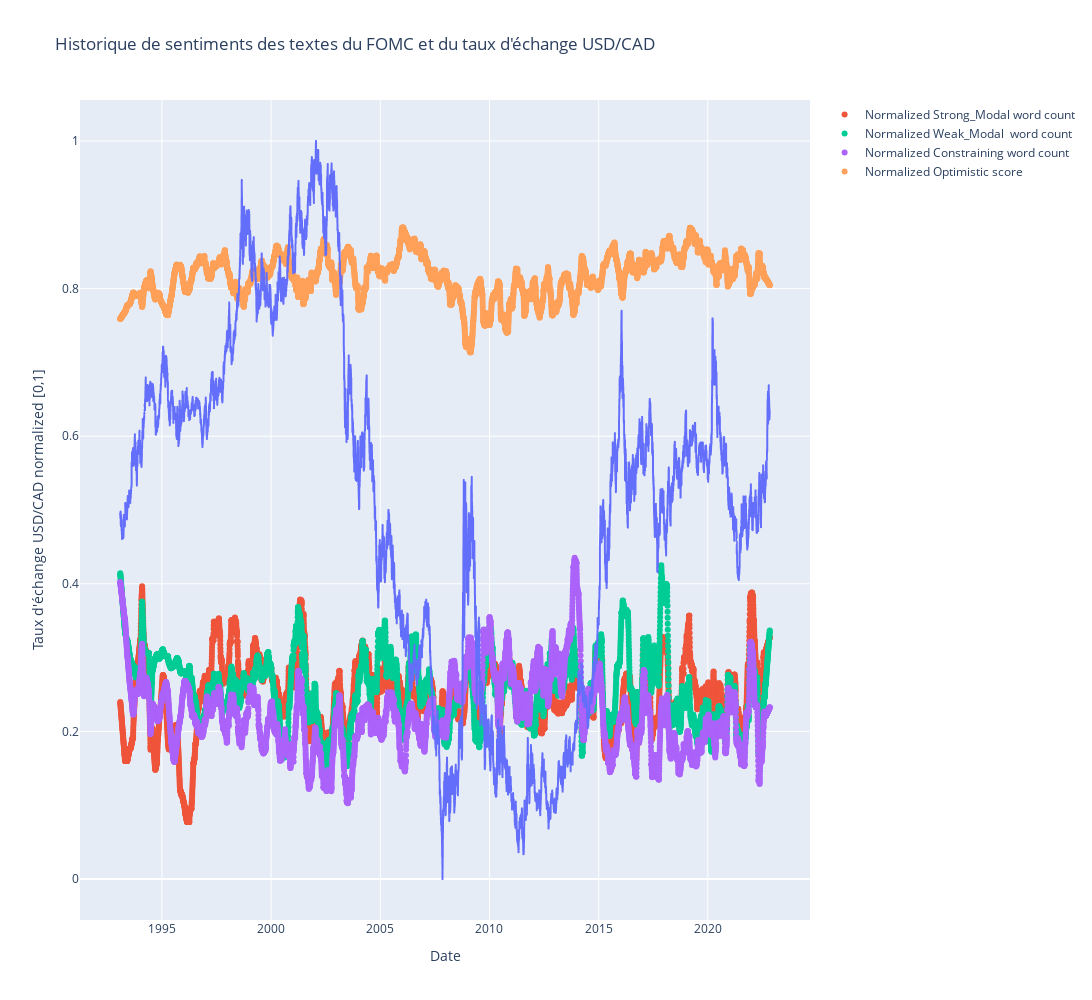

The cell this chart's notebook holds for it:
### Code cell
import plotly.express as px

fig = px.line( x=df['date'], y=norm_df["rate"], title="Historique de sentiments des textes du FOMC et du taux d'échange USD/CAD",  width=2000, height=1000,
labels={
                     "x": "Date",
                     "y": "Taux d'échange USD/CAD normalized [0,1]",
                 })
# fig.add_scatter(x=df['date'], y=norm_df['uncertainty'], mode='lines', name="uncertainty")
# fig.add_scatter(x=df['date'], y=norm_df['litigious'], mode='lines', name="litigious")
# fig.add_scatter(x=df['date'], y=norm_df['strong_modal'], mode='lines', name="strong_modal")
# fig.add_scatter(x=df['date'], y=norm_df['weak_modal'], mode='lines', name="weak_modal")
# fig.add_scatter(x=df['date'], y=norm_df['constraining'], mode='lines', name="constraining")
# fig.add_scatter(x=df['date'], y=norm_df['optimistic'], mode='lines', name="optimistic")
# fig.add_trace(go.Scatter(
#     x=df['date'],
#     y=signal.savgol_filter(norm_df['uncertainty'],
#                            100, # window size used for filtering
#                            5), # order of fitted polynomial
#     mode='markers',
#     marker=dict(
#         size=6,
#         # color='mediumpurple',
#         # symbol='triangle-up'
#     ),
#     name='uncertainty'
# ))
# fig.add_trace(go.Scatter(
#     x=df['date'],
#     y=signal.savgol_filter(norm_df['litigious'],
#                            100, # window size used for filtering
#                            5), # order of fitted polynomial
#     mode='markers',
#     marker=dict(
#         size=6,
#         # color='mediumpurple',
#         # symbol='triangle-up'
#     ),
#     name='litigious'
# ))
fig.add_trace(go.Scatter(
    x=df['date'],
    y=signal.savgol_filter(norm_df['strong_modal'],
                           100, # window size used for filtering
                           1), # order of fitted polynomial
    mode='markers',
    marker=dict(
        size=6,
        # color='mediumpurple',
        # symbol='triangle-up'
    ),
    name='Normalized Strong_Modal word count'
))
fig.add_trace(go.Scatter(
    x=df['date'],
    y=signal.savgol_filter(norm_df['weak_modal'],
                           100, # window size used for filtering
                           1), # order of fitted polynomial
    mode='markers',
    marker=dict(
        size=6,
        # color='mediumpurple',
        # symbol='triangle-up'
    ),
    name='Normalized Weak_Modal  word count'
))
fig.add_trace(go.Scatter(
    x=df['date'],
    y=signal.savgol_filter(norm_df['constraining'],
                           100, # window size used for filtering
                            1), # order of fitted polynomial
    mode='markers',
    marker=dict(
        size=6,
        # color='mediumpurple',
        # symbol='triangle-up'
    ),
    name='Normalized Constraining word count'
))
fig.add_trace(go.Scatter(
    x=df['date'],
    y=signal.savgol_filter(norm_df['optimistic'],
                           100, # window size used for filtering
                           1), # order of fitted polynomial
    mode='markers',
    marker=dict(
        size=6,
        # color='mediumpurple',
        # symbol='triangle-up'
    ),
    name='Normalized Optimistic score'
))

# fig.add_trace(go.Scatter(
#     x=df['date'],
#     y=signal.savgol_filter(df_minutes['fin_sentiment'],
#                            100, # window size used for filtering
#                            1), # order of fitted polynomial
#     mode='markers',
#     marker=dict(
#         size=6,
#         # color='mediumpurple',
#         # symbol='triangle-up'
#     ),
#     name='Normalized Optimistic score'
# ))


fig.show()

### Figure 1 — Plotly figure (JSON) as saved in the notebook; plotly's stock layout.template omitted (floating-point values rounded to 4 significant figures; data arrays with more than 128 entries replaced by an {"elided": "..."} marker saying what was removed)
{"data": [{"hovertemplate": "Date=%{x}<br>Taux d'échange USD/CAD normalized [0,1]=%{y}<extra></extra>", "legendgroup": "", "line": {"color": "#636efa", "dash": "solid"}, "marker": {"symbol": "circle"}, "mode": "lines", "name": "", "showlegend": false, "type": "scattergl", "x": {"elided": "7755 str values"}, "xaxis": "x", "y": {"elided": "7755 float values"}, "yaxis": "y"}, {"marker": {"size": 6}, "mode": "markers", "name": "Normalized Strong_Modal word count", "type": "scatter", "x": {"elided": "7755 str values"}, "y": {"elided": "7755 float values"}}, {"marker": {"size": 6}, "mode": "markers", "name": "Normalized Weak_Modal  word count", "type": "scatter", "x": {"elided": "7755 str values"}, "y": {"elided": "7755 float values"}}, {"marker": {"size": 6}, "mode": "markers", "name": "Normalized Constraining word count", "type": "scatter", "x": {"elided": "7755 str values"}, "y": {"elided": "7755 float values"}}, {"marker": {"size": 6}, "mode": "markers", "name": "Normalized Optimistic score", "type": "scatter", "x": {"elided": "7755 str values"}, "y": {"elided": "7755 float values"}}], "layout": {"height": 1000, "legend": {"tracegroupgap": 0}, "title": {"text": "Historique de sentiments des textes du FOMC et du taux d'échange USD/CAD"}, "width": 2000, "xaxis": {"anchor": "y", "domain": [0, 1], "title": {"text": "Date"}}, "yaxis": {"anchor": "x", "domain": [0, 1], "title": {"text": "Taux d'échange USD/CAD normalized [0,1]"}}}}
